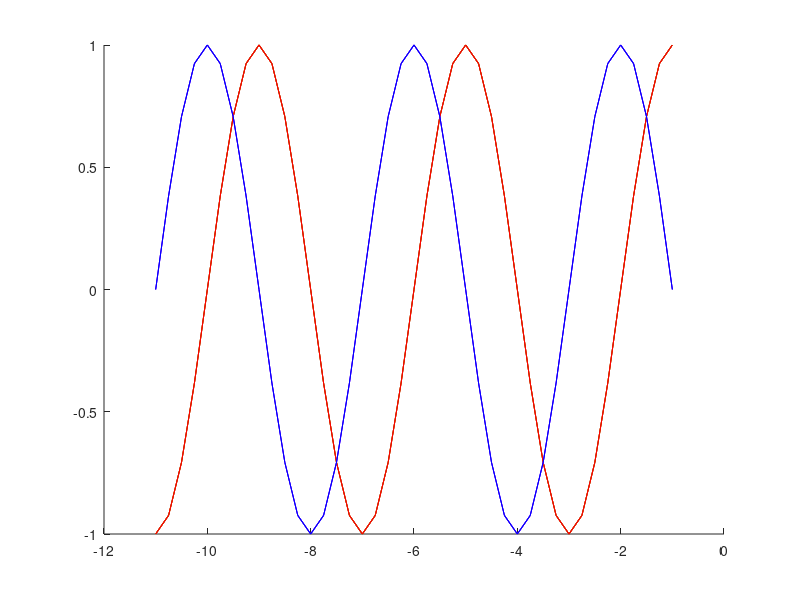

This chart was generated by the following MATLAB code:
clear all

n=-11:.25:-1;

fnfnprod=[-1 -0.923912124 -0.707151785 -0.382697339 0 0.382697339 0.707151785 0.923912124 1 0.923912124 0.707151785 0.382697339 0 -0.382697339 -0.707151785 -0.923912124 -1 -0.923912124 -0.707151785 -0.382697339 0 0.382697339 0.707151785 0.923912124 1 0.923912124 0.707151785 0.382697339 0 -0.382697339 -0.707151785 -0.923912124 -1 -0.923912124 -0.707151785 -0.382697339 0 0.382697339 0.707151785 0.923912124 1];

z   = -i.^(1-n);

zre =  sin(-pi*n/2);
zre1=  cos(-pi*(1+n)/2);

zim = -cos(-pi*n/2);
zim1=  sin(-pi*(1+n)/2);

figure 
hold on
plot(n, fnfnprod, 'r')
plot(n, real(z), 'g')
plot(n, zre, 'r')
plot(n, zre1, 'r')

plot(n, imag(z), 'm')
plot(n, zim, 'b')
plot(n, zim1, 'b')

return
